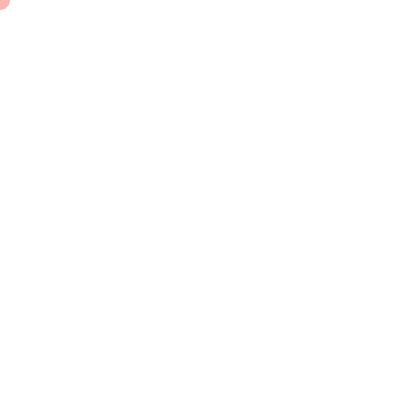
Frame 1 (no input)
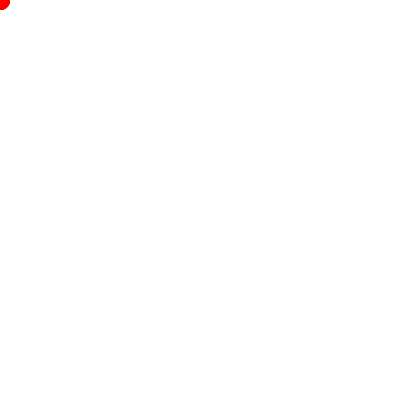
Frame 60 (the mouse pressed at the canvas centre just before this capture)
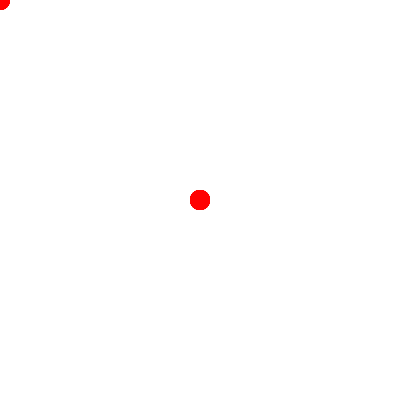
Frame 120 (the mouse held since frame 60 and released just before this capture)

The Processing sketch that drew these frames (run headless with seeded random() and noise(); from frame 60 on, the mouse is pressed at the canvas centre):

// Processing sketch: lab2c_extra
// ── lab2c_extra.pde
//Henry Wrede Black
//Circle copying around screen, dependent on mouse position, circle is partially transparent

void setup() {
  size(400,400);
  background(255);
}

void draw() {
  noStroke();
  fill(255,0,0,75);
  ellipse(mouseX, mouseY,20,20);
}
